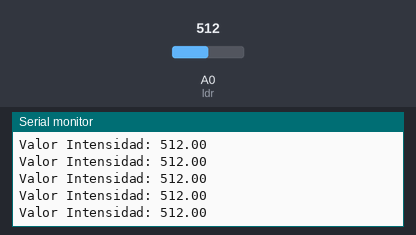
This sketch was run on a simulated Arduino Uno, built with avr-gcc and run on an emulated ATmega328P. Shown: the last lines printed to the serial monitor. Inputs (shaded band) come from the test bench; at power-on: A0 (ldr) = 512.

Above: at 1.2 s.
1.3 s: A0 (ldr) set to 716
At 1.9 s:
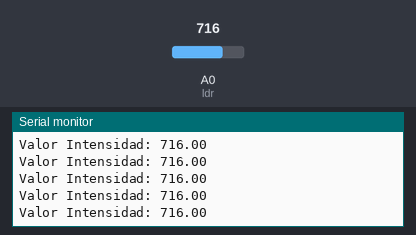
4.3 s: A0 (ldr) set to 900
At 5.4 s:
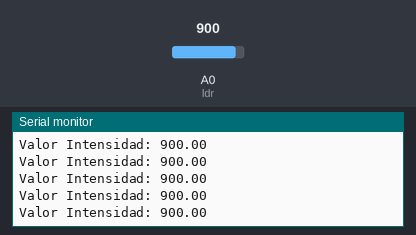
Timing chart, 0 to 7.3 s (numbered marks = the images above; inputs shaded):
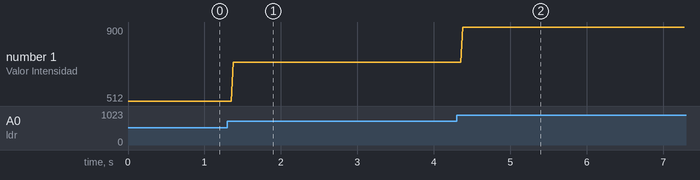

The sketch:

Prog_9_SensorLDR.ino
```cpp
int ldr = A0;

void setup() {
 Serial.begin(9600);


}

float valor;
void loop() {

    valor = analogRead(ldr);

    Serial.println("Valor Intensidad: " + String(valor));
}
```

Measured:
- after the input at 1.3 s, the serial monitor: prints a new line after 0.08 s (image 1)
- after the input at 4.3 s, the serial monitor: prints a new line after 0.08 s (image 2)
- plotted number 1: 512 → 716 after the input at 1.3 s, 716 → 900 after the input at 4.3 s
